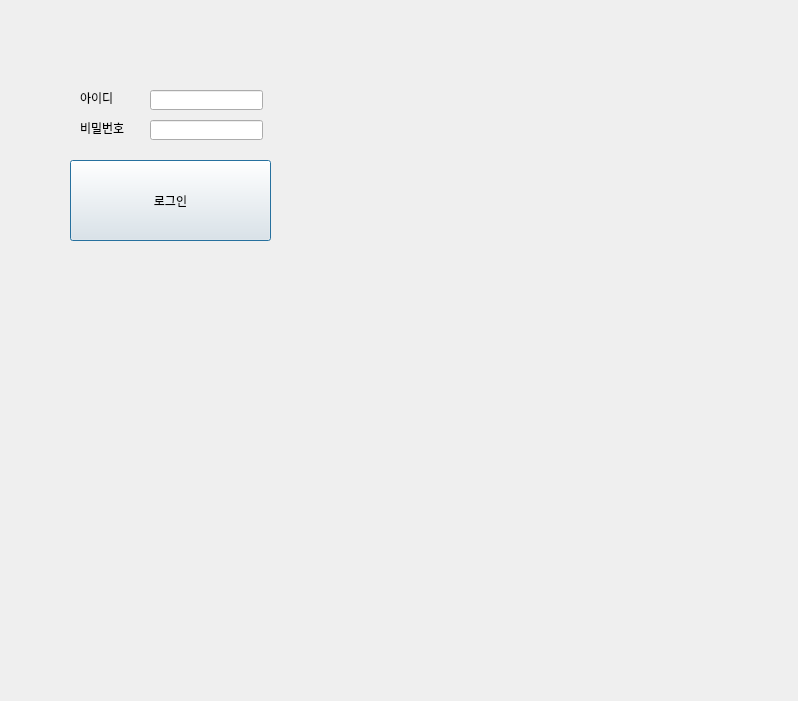
<?xml version="1.0" encoding="UTF-8"?>
<ui version="4.0">
 <class>Dialog</class>
 <widget class="QDialog" name="Dialog">
  <property name="geometry">
   <rect>
    <x>0</x>
    <y>0</y>
    <width>798</width>
    <height>701</height>
   </rect>
  </property>
  <property name="windowTitle">
   <string>Dialog</string>
  </property>
  <widget class="QLabel" name="label">
   <property name="geometry">
    <rect>
     <x>80</x>
     <y>90</y>
     <width>71</width>
     <height>16</height>
    </rect>
   </property>
   <property name="text">
    <string>아이디</string>
   </property>
  </widget>
  <widget class="QLineEdit" name="id">
   <property name="geometry">
    <rect>
     <x>150</x>
     <y>90</y>
     <width>113</width>
     <height>20</height>
    </rect>
   </property>
  </widget>
  <widget class="QLabel" name="label_2">
   <property name="geometry">
    <rect>
     <x>80</x>
     <y>120</y>
     <width>71</width>
     <height>16</height>
    </rect>
   </property>
   <property name="text">
    <string>비밀번호</string>
   </property>
  </widget>
  <widget class="QLineEdit" name="pw">
   <property name="geometry">
    <rect>
     <x>150</x>
     <y>120</y>
     <width>113</width>
     <height>20</height>
    </rect>
   </property>
  </widget>
  <widget class="QPushButton" name="login_btn">
   <property name="geometry">
    <rect>
     <x>70</x>
     <y>160</y>
     <width>201</width>
     <height>81</height>
    </rect>
   </property>
   <property name="text">
    <string>로그인</string>
   </property>
  </widget>
 </widget>
 <resources/>
 <connections/>
</ui>
